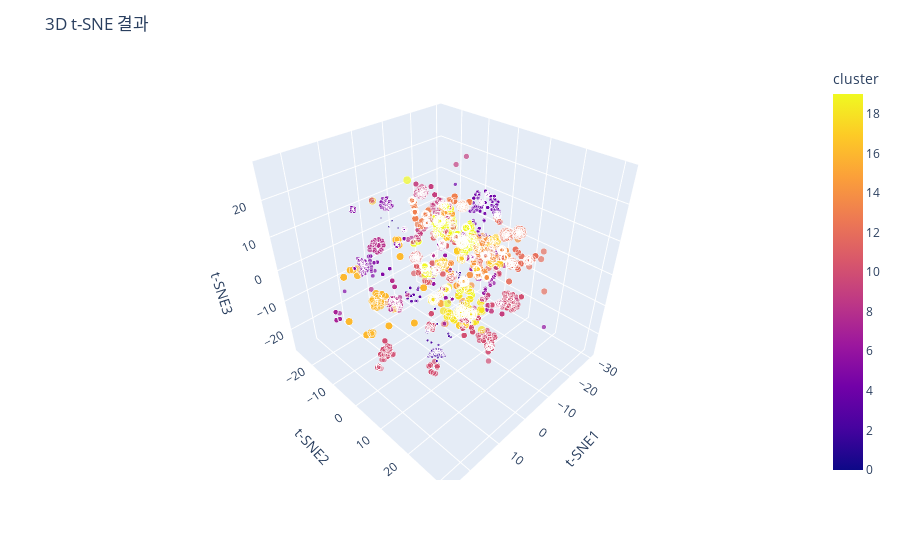

The code cell stored with this chart in its notebook:
### Markdown cell above
## 3차원

### Code cell
# t-SNE 모델 초기화 및 학습 (3D로 수정)
tsne = TSNE(n_components=3, random_state=42)
tsne_result = tsne.fit_transform(df_normalized)

# 클러스터링을 위해 KMeans 모델 초기화 및 학습
kmeans = KMeans(n_clusters=20, random_state=42)
movie['cluster'] = kmeans.fit_predict(df_normalized)

# 결과를 새로운 데이터프레임에 추가
df_tsne = pd.DataFrame(tsne_result, columns=['t-SNE1', 't-SNE2', 't-SNE3'])
df_tsne[['item', 'year', 'cluster']] = movie[['item', 'year', 'cluster']]

# 각 클러스터에 대한 랜덤한 색상 생성
cluster_colors = {cluster: f'#{random.randint(0, 0xFFFFFF):06x}' for cluster in df_tsne['cluster'].unique()}

# 3D t-SNE를 생성하여 툴팁, 클러스터별 색상, 점 크기 설정
fig = px.scatter_3d(df_tsne, x='t-SNE1', y='t-SNE2', z='t-SNE3', color='cluster', color_discrete_map=cluster_colors, 
                    hover_data=['item'], size_max=8, size='cluster')
fig.update_layout(title='3D t-SNE 결과')

fig.show()

### Figure 1 — Plotly figure (JSON) as saved in the notebook; plotly's stock layout.template omitted (floating-point values rounded to 4 significant figures; data arrays with more than 128 entries replaced by an {"elided": "..."} marker saying what was removed)
{"data": [{"customdata": {"elided": "6807x1 int values"}, "hovertemplate": "t-SNE1=%{x}<br>t-SNE2=%{y}<br>t-SNE3=%{z}<br>cluster=%{marker.color}<br>item=%{customdata[0]}<extra></extra>", "legendgroup": "", "marker": {"color": {"elided": "6807 int values"}, "coloraxis": "coloraxis", "size": {"elided": "6807 int values"}, "sizemode": "area", "sizeref": 0.2969, "symbol": "circle"}, "mode": "markers", "name": "", "scene": "scene", "showlegend": false, "type": "scatter3d", "x": {"elided": "6807 float values"}, "y": {"elided": "6807 float values"}, "z": {"elided": "6807 float values"}}], "layout": {"coloraxis": {"colorbar": {"title": {"text": "cluster"}}, "colorscale": [[0, "#0d0887"], [0.1111, "#46039f"], [0.2222, "#7201a8"], [0.3333, "#9c179e"], [0.4444, "#bd3786"], [0.5556, "#d8576b"], [0.6667, "#ed7953"], [0.7778, "#fb9f3a"], [0.8889, "#fdca26"], [1, "#f0f921"]]}, "legend": {"itemsizing": "constant", "tracegroupgap": 0}, "margin": {"t": 60}, "scene": {"domain": {"x": [0, 1], "y": [0, 1]}, "xaxis": {"title": {"text": "t-SNE1"}}, "yaxis": {"title": {"text": "t-SNE2"}}, "zaxis": {"title": {"text": "t-SNE3"}}}, "title": {"text": "3D t-SNE 결과"}}}
